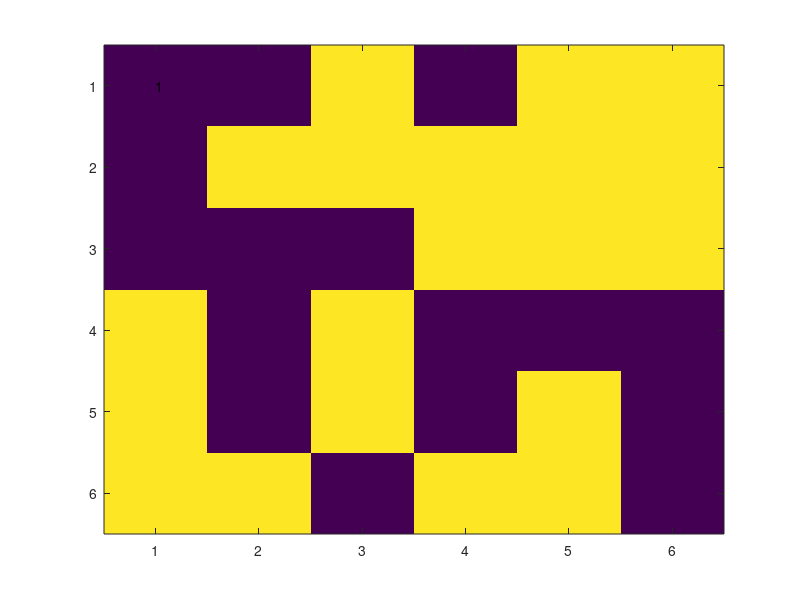

This chart was generated by the following MATLAB code: (Note: this script raises an error after producing the figure.)
% Example from Kenrick et al. Figure 4 (individual differences)
% Kenrick, D. T. and Li, N. P. and Butner, J. (2003).
% Dynamical evolutionary psychology: individual decision rules and emergent social norms.
% Psychological review, 110, 3--28. 

clear all; close all

gridN = 6; % number of rows and columns (assume square grid)
nReps = 15; % how many cycles to run simulation through

% each row in loc contains the grid coordinates of one of the cell grids
locs = fullfact([gridN gridN]);
locs = locs(:,[2 1]);

%----We can use any starting values we like; here are several useful ones...
% for all below, -ve is hostile, +ve is peaceful
 
% random
%oldState = sign(randn(gridN^2,1));
%oldState = oldState(randperm(gridN^2)); 

% regular pattern; if gridN is even, this gives stripes
oldState = sign(rem(1:(gridN^2),2)-0.5);

% Kenrick Figure 4 starting point
oldState = [-1 -1 -1 1 1 1 ...
    -1 1 -1 -1 -1 1 ...
    1 1 -1 1 1 -1 ...
    -1 1 1 -1 -1 1 ...
    1 1 1 -1 1 1  ...
    1 1 1 -1 -1 -1];

% Location(s) of aggressive trait individuals
%aggressLocs = [2 5; 5 3];
%aggressLocs = [3 3; 4 4];
%aggressLocs = [1 1; 2 2; 3 3; 4 4; 5 5; 6 6];

for rep=1:nReps
    % show current state and pause until key press
    imagesc(reshape(oldState,gridN,gridN))
    text(1,1,num2str(rep));
    pause;
    
    l=1;
    
    for col=1:gridN
        for row=1:gridN
            % we locate neighbours based on Euclidian distance
            
            % distance of all cells from target cell (at row,col)
            locDist = sqrt(sum(bsxfun(@minus, [row col], locs).^2,2));
            
            % find the neighbours--exclude target cell
            neighbourInd = locDist>0 & locDist < 2;
            
            if any(all(bsxfun(@eq,[col row],aggressLocs),2)) %
                % target is an aggressive individual
                neighbourAct = any(oldState(neighbourInd)==-1);
                if neighbourAct
                    newState(l) = -1;
                else
                    newState(l) = 1;
                end
            else
                % target is not an aggressive individual
                neighbourAct = sign(sum(oldState(neighbourInd)));
                if (oldState(l) * neighbourAct) < 0
                    newState(l) = -1*oldState(l);
                else
                    newState(l) = oldState(l);
                end
            end
            l=l+1;
        end
    end

    oldState = newState;
end